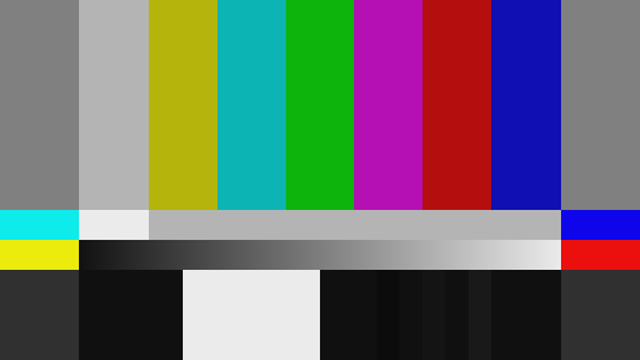
#> input picture host/test_mode/color_bar.webp, 640 x 360 px
$ python test3_quad.py
#> lines starting #> are read from the running program, lines starting #| are printed output that depends on the picture
### host/test_mode/test_mode.py
#!/usr/bin/env python3
"""RGB LED ゲーム 主機側テストモード（WebP版）。

ローカルの `test.webp` を読み込み、192x384 の論理画面内を DVD スクリーンセーバー
のように反射移動させる。色は FC6 / MSX16 の登録済みインデックスだけを使い、
ローカルプレビューと、192x128 の 3 スライスの UDP 送信を行う。

計画書 §4.7 の WBMP テストモードを WebP 素材へ置き換えたもの。
AI・カメラ・画像圧縮・Pi 側描画は使用しない。
"""
from __future__ import annotations

import argparse
import math
import signal
import socket
import struct
import sys
import time
import zlib
from dataclasses import dataclass
from pathlib import Path
from typing import Iterable, Sequence

import cv2
import numpy as np

# 共有パレット定義を親ディレクトリから読み込む。
PACKAGE_ROOT = Path(__file__).resolve().parents[1]
if str(PACKAGE_ROOT) not in sys.path:
    sys.path.insert(0, str(PACKAGE_ROOT))

from palettes import (  # noqa: E402
    FC6,
    FC6_BLACK,
    FC6_LIMIT,
    MSX16,
    MSX16_BLACK,
    MSX16_LIMIT,
    MSX16_TRANSPARENT,
    PaletteMode,
)
from profiler import (  # noqa: E402
    Profiler,
    add_profile_arguments,
    finish_profile,
)

CANVAS_WIDTH = 192
CANVAS_HEIGHT = 384
PI_COUNT = 3
PI_HEIGHT = 128
MAGIC = 0x524C4544  # ASCII: RLED
HEADER = struct.Struct("!IIBBHHHI")

# 着色は色相を選び直さず、パレット定義順のインデックスをそのまま順繰りに使う。
# 既定の開始番号。MSX16 の 0 は透明であり送出しないため 1 から始める。
FC6_COLOR_START = 0x00
MSX16_COLOR_START = MSX16_TRANSPARENT + 1
DEFAULT_IMAGE = Path(__file__).resolve().with_name("single-eye-catch_2800x1040.png")


# [17 lines left out: function color_sequence, not called in this run]


# ---------------------------------------------------------------------------
# 素材読込み
# ---------------------------------------------------------------------------
def load_webp(path: Path) -> tuple[np.ndarray, np.ndarray]:
    """画像を (RGB配列, 不透明マスク) として読み込む。

    既存名との互換性を保つため関数名は ``load_webp`` のままだが、PNGも扱う。
    アルファ付き画像はアルファ 128 以上を前景として扱う。
    """
    if not path.exists():
        raise RuntimeError(f"画像が見つからない: {path}")
    image = cv2.imread(str(path), cv2.IMREAD_UNCHANGED)
#> image is the input picture: shape (360, 640, 3); mean B, G, R 108.8, 108.9, 108.8
    if image is None:
        raise RuntimeError(f"画像の読込みに失敗した: {path}")

    if image.ndim == 2:
        rgb = cv2.cvtColor(image, cv2.COLOR_GRAY2RGB)
        alpha = np.full(image.shape[:2], 255, dtype=np.uint8)
    elif image.shape[2] == 4:
        rgb = cv2.cvtColor(image, cv2.COLOR_BGRA2RGB)
        alpha = image[:, :, 3]
    elif image.shape[2] == 3:
        rgb = cv2.cvtColor(image, cv2.COLOR_BGR2RGB)
#> in main, `rgb, opaque = load_webp(args.image)`: opaque: shape (360, 640) bool; every value is 1
        alpha = np.full(image.shape[:2], 255, dtype=np.uint8)
    else:
        raise ValueError(f"未対応のチャンネル数: {image.shape}")

    return rgb, alpha >= 128


# [45 lines left out: functions fit_image, crop_logo, not called in this run]


# ---------------------------------------------------------------------------
# パレット量子化
# ---------------------------------------------------------------------------
def palette_rgb(mode: PaletteMode) -> np.ndarray:
    entries = FC6 if mode == PaletteMode.FC6 else MSX16
    return np.asarray([entry[:3] for entry in entries], dtype=np.int16)


def quantizable_indices(mode: PaletteMode) -> np.ndarray:
    """量子化先として使えるインデックス。

    MSX16 のインデックス 0 は透明であり、送出値としては使わない。
    FC6 は 52 色すべてを使う。
    """
    if mode == PaletteMode.MSX16:
        return np.arange(MSX16_TRANSPARENT + 1, MSX16_LIMIT, dtype=np.uint8)
    return np.arange(0, FC6_LIMIT, dtype=np.uint8)


def quantize_to_palette(rgb: np.ndarray, mode: PaletteMode) -> np.ndarray:
    """RGB 画像を最近傍色でパレットインデックスへ量子化する（主機側で完結）。"""
    candidates = quantizable_indices(mode)
    lut = palette_rgb(mode)[candidates].astype(np.int32)  # (N, 3)
    flat = rgb.reshape(-1, 3).astype(np.int32)
    # (画素数, N) の二乗距離。二乗和が int16 を溢れるため int32 で計算する。
    diff = flat[:, None, :] - lut[None, :, :]
    dist = np.einsum("pnc,pnc->pn", diff, diff)
    nearest = candidates[np.argmin(dist, axis=1)]
    return nearest.reshape(rgb.shape[:2]).astype(np.uint8)


def parse_int(value: str) -> int:
    return int(value, 0)


# [5 lines left out: function parse_pi, not called in this run]


# ---------------------------------------------------------------------------
# 反射移動
# ---------------------------------------------------------------------------
@dataclass
class Bouncer:
    x: float
    y: float
    vx: float
    vy: float
    width: int
    height: int
    canvas_width: int = CANVAS_WIDTH
    canvas_height: int = CANVAS_HEIGHT

    # [36 lines left out: function update, not called in this run]


class TestRenderer:
    # [40 lines left out: function __init__, not called in this run]

    @property
    def palette(self) -> Sequence[tuple[int, int, int, int]]:
        return FC6 if self.palette_mode == PaletteMode.FC6 else MSX16

    # [8 lines left out: function colors, not called in this run]

    @property
    def default_background(self) -> int:
        return FC6_BLACK if self.palette_mode == PaletteMode.FC6 else MSX16_BLACK

    # [31 lines left out: functions background_index, quantized, toggle_palette, not called in this run]

    def toggle_render_mode(self) -> None:
        self.render_mode = "mask" if self.render_mode == "image" else "image"

    # [42 lines left out: functions reset, update, render, not called in this run]

    def rgb_preview(self, indexed: np.ndarray) -> np.ndarray:
        lut = np.asarray([entry[:3] for entry in self.palette], dtype=np.uint8)
        return lut[indexed][:, :, ::-1]  # RGB -> BGR（OpenCV 表示用）


# ---------------------------------------------------------------------------
# GIF 書き出し
# ---------------------------------------------------------------------------
# [47 lines left out: function record_gif, not called in this run]


# ---------------------------------------------------------------------------
# UDP 送信
# ---------------------------------------------------------------------------
class UdpFrameSender:
    # [16 lines left out: function __init__, not called in this run]

    def close(self) -> None:
        self.socket.close()

    # [282 lines left out: functions send, send_slices, build_parser, main, not called in this run]


# [2 lines that do not run on import are left out]

### host/profiler.py
"""主機側の区間計測。TEST1〜5 で共用する。

使い方:

    prof = Profiler(enabled=args.profile)
    with prof.span("render"):
        indexed = renderer.render(now)
    prof.frame()
    ...
    prof.report()

計測は既定で無効。無効時は `span()` が使い回しの空オブジェクトを返すだけで、
時刻取得も記録も行わない。「計測を入れたら遅くなった」を避けるための構造で、
このオーバーヘッドの有無自体を `selftest.py` で検証している。

区間は入れ子にできるが、集計は区間名ごとに独立して行う。したがって外側の区間の
時間には内側の区間が含まれる。合計が実時間を超えるのはそのため。

制約: 区間オブジェクトを名前ごとに使い回して確保を避けているため、**同じ名前の
区間を入れ子にすることはできない**（開始時刻が上書きされる）。
"""
from __future__ import annotations

import json
import sys
from pathlib import Path
from time import perf_counter_ns
from typing import IO, Sequence

import numpy as np

# 出力する分位点。
PERCENTILES = (50, 95, 99)


class _NullSpan:
    """計測が無効なときに使い回す空の区間。"""

    __slots__ = ()

    def __enter__(self) -> "_NullSpan":
        return self

    def __exit__(self, *_exc: object) -> bool:
        return False


_NULL_SPAN = _NullSpan()


class _Span:
    """1 区間の計測。`with` を抜けた時点で所要時間を親へ渡す。"""

    __slots__ = ("_samples", "_start")

    def __init__(self, samples: list[int]) -> None:
        self._samples = samples
        self._start = 0

    def __enter__(self) -> "_Span":
        self._start = perf_counter_ns()
        return self

    def __exit__(self, *_exc: object) -> bool:
        self._samples.append(perf_counter_ns() - self._start)
        return False


class Profiler:
    """区間ごとの所要時間と、任意のカウンターを集計する。"""

    def __init__(self, enabled: bool = False, label: str = "") -> None:
        self.enabled = enabled
        self.label = label
        self._samples: dict[str, list[int]] = {}
        self._spans: dict[str, _Span] = {}
        self._counters: dict[str, int] = {}
        self._frames = 0
        self._start_ns = perf_counter_ns() if enabled else 0
        self._stop_ns = 0

    # -- 計測 ---------------------------------------------------------------
    def span(self, name: str):
        """区間計測の `with` オブジェクトを返す。無効時は空オブジェクト。"""
        if not self.enabled:
            return _NULL_SPAN
        span = self._spans.get(name)
        if span is None:
            samples: list[int] = []
            self._samples[name] = samples
            span = _Span(samples)
            self._spans[name] = span
        return span

    def frame(self) -> None:
        """1 フレーム分の処理が終わったことを記録する。"""
        if self.enabled:
            self._frames += 1

    def count(self, name: str, value: int = 1) -> None:
        """バイト数・パケット数などの累計を加算する。"""
        if self.enabled:
            self._counters[name] = self._counters.get(name, 0) + value

    # [12 lines left out: functions stop, elapsed_seconds, not called in this run]

    @property
    def frames(self) -> int:
        return self._frames

    # [75 lines left out: functions fps, summary, to_dict, report, not called in this run]

    def write_json(self, path: Path) -> None:
        self.stop()
        path.write_text(json.dumps(self.to_dict(), indent=2, ensure_ascii=False))


def add_profile_arguments(parser) -> None:
    """TEST1〜5 で共通の計測オプションを足す。"""
    parser.add_argument(
        "--profile", action="store_true", help="区間計測を有効にし、終了時に集計を出す"
    )
    parser.add_argument(
        "--profile-json", type=Path, default=None, metavar="PATH",
        help="計測結果を JSON で保存する（--profile と併用）",
    )


def finish_profile(profiler: Profiler, json_path: Path | None) -> None:
    """終了処理。`report()` と JSON 保存をまとめる。"""
    if not profiler.enabled:
        return
    profiler.stop()
    profiler.report()
    if json_path is not None:
        profiler.write_json(json_path)
        print(f"profile json: {json_path}", file=sys.stderr)


# [6 lines left out: function merge, not called in this run]

### host/test_mode/test3_quad.py
#!/usr/bin/env python3
"""TEST3: Pi分割モード。各 Pi の担当領域へ同じ画像を1枚ずつ表示する。

192x384 の論理画面を 192x128 の 3 帯に分け、それぞれへ同一画像を描く。
1 台ずつの色再現・向き・欠けを個別に確認するためのモード。

主機で画像をパレット量子化し、各帯へ配置してから Pi 台数ぶんに分割して送る。
Pi 側の処理は通常運用と同じ（受信・LUT変換・HUB75出力のみ）。
"""
from __future__ import annotations

import argparse
import signal
import sys
import time
from pathlib import Path
from typing import Sequence

import cv2
import numpy as np

PACKAGE_ROOT = Path(__file__).resolve().parents[1]
if str(PACKAGE_ROOT) not in sys.path:
    sys.path.insert(0, str(PACKAGE_ROOT))
sys.path.insert(0, str(Path(__file__).resolve().parent))

from palettes import (  # noqa: E402
    FC6,
    FC6_BLACK,
    FC6_WHITE,
    MSX16,
    MSX16_BLACK,
    PaletteMode,
)
from profiler import (  # noqa: E402
    Profiler,
    add_profile_arguments,
    finish_profile,
)
from test_mode import (  # noqa: E402
    CANVAS_HEIGHT,
    CANVAS_WIDTH,
    PI_COUNT,
    PI_HEIGHT,
    UdpFrameSender,
    load_webp,
    parse_int,
    parse_pi,
    quantize_to_palette,
)

LABEL_COLOR = {PaletteMode.FC6: FC6_WHITE, PaletteMode.MSX16: 0x0F}
MARKER_COLOR = {PaletteMode.FC6: 0x15, PaletteMode.MSX16: 0x02}  # 緑


def fit_to_slice(
    rgb: np.ndarray, opaque: np.ndarray, width: int, height: int, stretch: bool
) -> tuple[np.ndarray, np.ndarray, int, int]:
    """1 帯へ収まる大きさへ変換し、(画像, 不透明マスク, x原点, y原点) を返す。"""
#> called with width = 192, height = 128, stretch = False
    source_h, source_w = opaque.shape
#> source_h = 360; source_w = 640
    if stretch:
        new_w, new_h = width, height
    else:
        scale = min(width / source_w, height / source_h)
#> scale = 0.3
        new_w = max(1, int(source_w * scale))
#> new_w = 192
        new_h = max(1, int(source_h * scale))
#> new_h = 108
    resized = cv2.resize(rgb, (new_w, new_h), interpolation=cv2.INTER_AREA)
    mask = cv2.resize(
        opaque.astype(np.uint8), (new_w, new_h), interpolation=cv2.INTER_NEAREST
    ).astype(bool)
#> mask: shape (108, 192) bool; every value is 1
    return resized, mask, (width - new_w) // 2, (height - new_h) // 2


def build_frame(
    rgb: np.ndarray,
    opaque: np.ndarray,
    palette_mode: PaletteMode,
    background: int,
    stretch: bool,
    label: bool,
    marker: bool,
) -> np.ndarray:
    frame = np.full((CANVAS_HEIGHT, CANVAS_WIDTH), background, dtype=np.uint8)
    fitted, mask, x0, y0 = fit_to_slice(rgb, opaque, CANVAS_WIDTH, PI_HEIGHT, stretch)
#> x0 = 0; y0 = 10
    indexed = quantize_to_palette(fitted, palette_mode)
#> in quantize_to_palette, `return nearest.reshape(rgb.shape[:2]).astype(np.uint8)`:
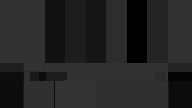
#> returned value: shape (108, 192); min 0, max 51, mean 36.3

    for target_id in range(PI_COUNT):
        top = target_id * PI_HEIGHT
        region = frame[top + y0:top + y0 + fitted.shape[0], x0:x0 + fitted.shape[1]]
        region[mask] = indexed[mask]

        if marker:
            # 帯の四隅へ 3px の目印を置き、欠けと向きを判定できるようにする。
            color = MARKER_COLOR[palette_mode]
            frame[top:top + 3, 0:3] = color                       # 左上
            frame[top:top + 3, CANVAS_WIDTH - 3:] = color          # 右上
            frame[top + PI_HEIGHT - 3:top + PI_HEIGHT, 0:3] = color
            frame[top + PI_HEIGHT - 3:top + PI_HEIGHT, CANVAS_WIDTH - 3:] = color

        if label:
            text_mask = np.zeros((PI_HEIGHT, CANVAS_WIDTH), dtype=np.uint8)
            cv2.putText(
                text_mask,
                f"PI{target_id + 1}",
                (6, PI_HEIGHT - 6),
                cv2.FONT_HERSHEY_SIMPLEX,
                0.42,
                255,
                1,
                cv2.LINE_AA,
            )
            band = frame[top:top + PI_HEIGHT, :]
            band[text_mask > 96] = LABEL_COLOR[palette_mode]
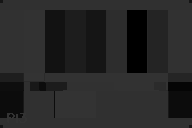
#> band: shape (128, 192); min 0, max 51, mean 38.2
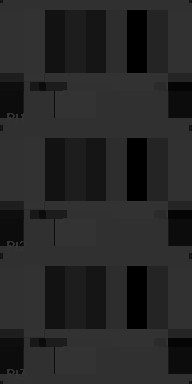
#> frame: shape (384, 192); min 0, max 51, mean 38.2
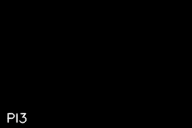
#> text_mask: shape (128, 192); min 0, max 240, mean 0.7
    return frame


def build_parser() -> argparse.ArgumentParser:
    parser = argparse.ArgumentParser(
        description="TEST3: Pi分割モード。各 Pi の担当領域へ同じ画像を表示する"
    )
    parser.add_argument("--image", type=Path, default=Path("color_bar.webp"))
    parser.add_argument("--palette", choices=("fc6", "msx16"), default="fc6")
    parser.add_argument("--background", type=parse_int, default=None)
    parser.add_argument("--stretch", action="store_true", help="縦横比を無視して帯いっぱいに広げる")
    parser.add_argument("--no-label", action="store_true", help="PI番号を描かない")
    parser.add_argument("--no-marker", action="store_true", help="四隅の目印を描かない")
    parser.add_argument("--fps", type=float, default=24.0)
    parser.add_argument("--seconds", type=float, default=0.0, help="実行秒数。0は無制限")
    parser.add_argument("--send", action="store_true")
    parser.add_argument("--pi", action="append", default=[], metavar="HOST[:PORT]")
    parser.add_argument("--chunk-size", type=int, default=1200)
    parser.add_argument("--preview-scale", type=int, default=2)
    parser.add_argument("--no-preview", action="store_true")
    parser.add_argument("--save", type=Path, default=None, help="プレビューをPNG保存して終了")
    add_profile_arguments(parser)
    return parser


def main(argv: Sequence[str] | None = None) -> int:
    args = build_parser().parse_args(argv)
    palette_mode = PaletteMode.FC6 if args.palette == "fc6" else PaletteMode.MSX16
    default_background = (
        FC6_BLACK if palette_mode == PaletteMode.FC6 else MSX16_BLACK
    )
    background = default_background if args.background is None else args.background
    limit = len(FC6) if palette_mode == PaletteMode.FC6 else len(MSX16)
    if not 0 <= background < limit:
        print(f"error: 背景インデックス {background:#x} は {palette_mode.name} では不正",
              file=sys.stderr)
        return 2

    try:
        rgb, opaque = load_webp(args.image)
    except (RuntimeError, ValueError) as exc:
        print(f"error: {exc}", file=sys.stderr)
        return 2

    frame = build_frame(
        rgb,
        opaque,
        palette_mode,
        background,
        args.stretch,
        not args.no_label,
        not args.no_marker,
    )

    palette = FC6 if palette_mode == PaletteMode.FC6 else MSX16
    lut = np.asarray([entry[:3] for entry in palette], dtype=np.uint8)
    preview = lut[frame][:, :, ::-1]
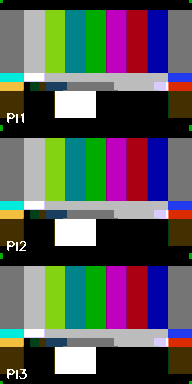
#> preview: shape (384, 192, 3); mean of channels 0, 1, 2 87.3, 87.9, 86.9; drawn as B, G, R
    if args.preview_scale != 1:
        preview = cv2.resize(
            preview,
            (CANVAS_WIDTH * args.preview_scale, CANVAS_HEIGHT * args.preview_scale),
            interpolation=cv2.INTER_NEAREST,
        )
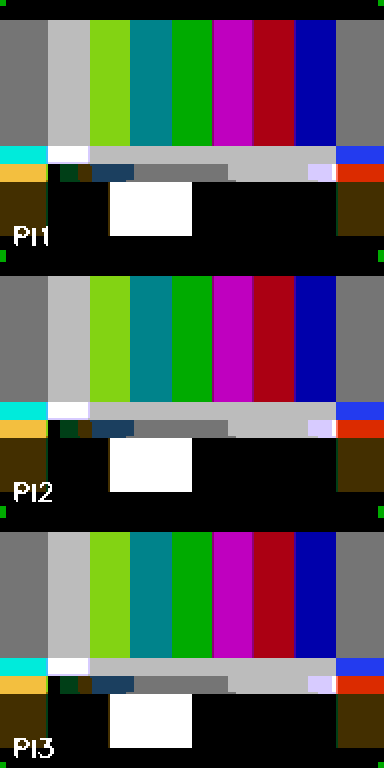
#> preview: shape (768, 384, 3); mean of channels 0, 1, 2 87.3, 87.9, 86.9; drawn as B, G, R
    if args.save is not None:
        cv2.imwrite(str(args.save), preview)
        print(f"saved: {args.save}")
        return 0

    profiler = Profiler(enabled=args.profile, label="TEST3")
    sender: UdpFrameSender | None = None
    if args.send:
        if len(args.pi) != PI_COUNT:
            print(f"error: --send には --pi をちょうど {PI_COUNT} 個指定する", file=sys.stderr)
            return 2
        sender = UdpFrameSender(
            [parse_pi(item) for item in args.pi], args.chunk_size, profiler
        )

    running = True

    def stop_handler(_signum: int, _frame: object) -> None:
        nonlocal running
        running = False

    signal.signal(signal.SIGINT, stop_handler)
    signal.signal(signal.SIGTERM, stop_handler)

    print(
        f"TEST3 {PI_COUNT}分割: {args.image} palette={palette_mode.name} "
        f"帯={CANVAS_WIDTH}x{PI_HEIGHT} x{PI_COUNT} fps={args.fps:g} "
        f"range=0x00-{frame.max():#04x}"
    )
#| TEST3 3分割: color_bar.webp palette=FC6 帯=192x128 x3 fps=24 range=0x00-0x33

    frame_period = 1.0 / args.fps
    next_deadline = time.monotonic()
    started = next_deadline
    frame_id = 0
    try:
        while running:
            now = time.monotonic()
            if args.seconds > 0 and now - started >= args.seconds:
                break
            if sender is not None:
                with profiler.span("send"):
                    sender.send(frame_id, palette_mode, frame)
            if not args.no_preview:
                with profiler.span("preview"):
                    cv2.imshow(f"TEST3 {PI_COUNT}分割", preview)
                with profiler.span("waitkey"):
                    if (cv2.waitKey(1) & 0xFF) in (27, ord("q")):
#> (key q is pressed here)
                        running = False
            frame_id += 1
            profiler.frame()
            next_deadline += frame_period
            sleep_time = next_deadline - time.monotonic()
            if sleep_time > 0:
                profiler.count("slack_us", int(sleep_time * 1e6))
                with profiler.span("sleep"):
                    time.sleep(sleep_time)
            else:
                profiler.count("late_frames")
                if sleep_time < -frame_period:
                    next_deadline = time.monotonic()
    finally:
        if sender is not None:
            sender.close()
        if not args.no_preview:
            cv2.destroyAllWindows()
        finish_profile(profiler, args.profile_json)
    return 0


if __name__ == "__main__":
    raise SystemExit(main())
#> (the program exits here)
